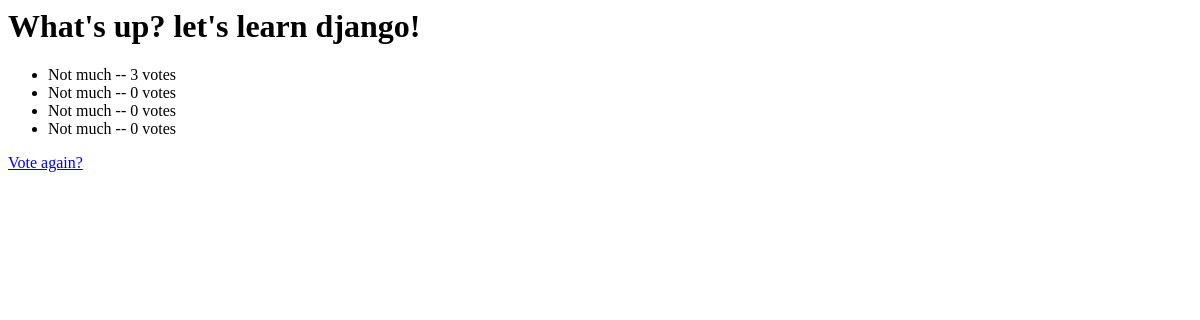
Before: /app1/1/results/ with the older database file.
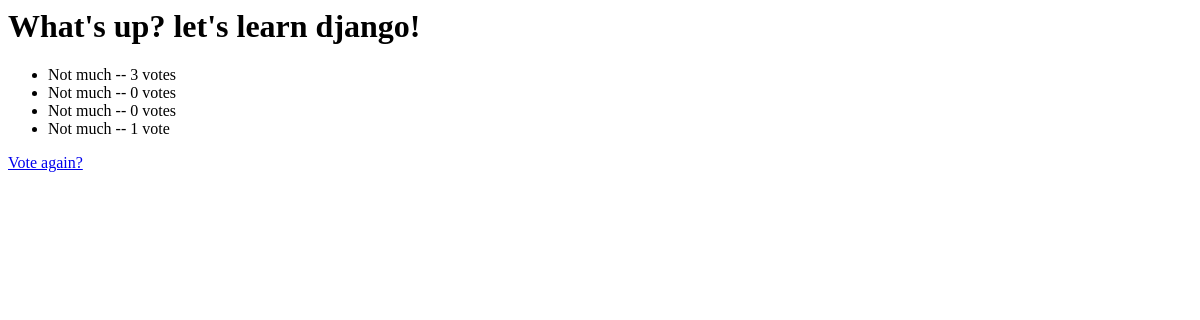
After: the same page with the newer database file.
### app1/models.py (models this page shows, shortened)
class Choice(models.Model):
	question = models.ForeignKey(Question, on_delete=models.CASCADE)
	choice_text = models.CharField(max_length=200)
	votes = models.IntegerField(default=0)

### app1/views.py (the view)
# urls.py: url(r'^(?P<question_id>[0-9]+)/results/$', views.results, name='results'),
def results(request, question_id):
	question = get_object_or_404(Question, pk=question_id)
	return render(request, 'app1/results.html', {'question': question})

### app1/templates/app1/results.html
<h1>{{ question.question_text }}</h1>
<ul>
{% for choice in question.choice_set.all %}
  <li>{{ choice.choice_text }} -- {{ choice.votes }} vote{{ choice.votes|pluralize }}</li>
{% endfor %}
</ul>
<a href="{% url 'app1:detailw404' question.id %}">Vote again?</a>

Changed rows visible on the page:
changed Choice (number 4 of 4 on the later page): votes "0" → "1"
